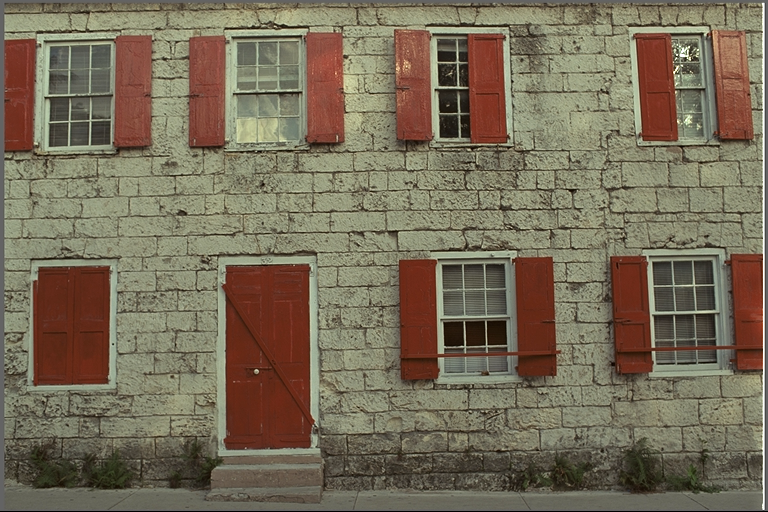
#> input picture dataset/Kodak/kodim01.png, 768 x 512 px; its folder holds only this picture in this run
$ python pyramid.py
#> lines starting #> are read from the running program, lines starting #| are printed output that depends on the picture
# ==============================
# stage2::pyramid.py
# ==============================
# 实验目的：构建图像的高斯金字塔和拉普拉斯金字塔，并从拉普拉斯金字塔中恢复图像。
# 比较不同层数下图像重建质量（PSNR、SSIM、MSE），验证多尺度金字塔在图像压缩与融合中的应用基础。

import cv2
import numpy as np
import os
import matplotlib.pyplot as plt
from skimage.metrics import structural_similarity as ssim
from sklearn.metrics import mean_squared_error

def build_gaussian_pyramid(img, levels):
    # 构建高斯金字塔：逐层下采样图像并保存到列表中
    pyramid = [img]  # 第0层为原图
    for _ in range(1, levels):
        img = cv2.pyrDown(img)  # 下采样，尺寸减半
        pyramid.append(img)  # 添加到金字塔列表
    return pyramid

def build_laplacian_pyramid(gaussian_pyramid):
    # 构建拉普拉斯金字塔：每一层为相邻两层高斯图的差值
    laplacian_pyramid = []
    for i in range(len(gaussian_pyramid) - 1):
        up = cv2.pyrUp(gaussian_pyramid[i + 1])  # 上采样下一层
        up = cv2.resize(up, (gaussian_pyramid[i].shape[1], gaussian_pyramid[i].shape[0]))  # 对齐尺寸
        lap = cv2.subtract(gaussian_pyramid[i], up)  # 当前层减上采样结果，得到细节图
        laplacian_pyramid.append(lap)
    laplacian_pyramid.append(gaussian_pyramid[-1])  # 顶层图像无可比，直接保留
    return laplacian_pyramid

def reconstruct_from_laplacian(laplacian_pyramid):
    # 从拉普拉斯金字塔重建图像，逐层向上还原
    img = laplacian_pyramid[-1]  # 从顶层开始
    for i in range(len(laplacian_pyramid) - 2, -1, -1):
        img = cv2.pyrUp(img)  # 上采样还原尺寸
        img = cv2.resize(img, (laplacian_pyramid[i].shape[1], laplacian_pyramid[i].shape[0]))
        img = cv2.add(img, laplacian_pyramid[i])  # 加上该层细节图
    return img

def psnr(img1, img2):
    # 计算 PSNR（峰值信噪比），用于衡量还原质量
    return cv2.PSNR(img1, img2)

def compute_ssim(img1, img2):
    # 计算 SSIM（结构相似性指数），考虑图像感知质量
    return ssim(img1, img2, channel_axis=2, data_range=255)

def compute_mse(img1, img2):
    # 计算 MSE（均方误差），衡量像素差异
    return mean_squared_error(img1.flatten(), img2.flatten())

def process_kodak_dataset():
    # 处理 Kodak 数据集中的所有图像，进行金字塔重建与评估
    data_dir = "./dataset/Kodak"  # 数据路径
    out_dir = "results/kodak_pyramid"  # 结果输出路径
    os.makedirs(out_dir, exist_ok=True)
    image_files = [f for f in os.listdir(data_dir) if f.endswith(".png")]

    result_log_path = os.path.join(out_dir, "../metrics/pyramid_metrics.txt")
    summary_path = os.path.join(out_dir, "../metrics/pyramid_summary.txt")
    all_metrics = {3: [], 4: [], 5: []}  # 按层数存储三项指标

    with open(result_log_path, "w") as f_log:
        f_log.write("Filename\tLevels\tPSNR(dB)\tSSIM\tMSE\n")

        for fname in image_files:
            img_path = os.path.join(data_dir, fname)
            img = cv2.imread(img_path)
#> img is the input picture: shape (512, 768, 3); mean B, G, R 88.4, 108.7, 119.8
            print(f"Processing {fname}...")

            for levels in [3, 4, 5]:  # 实验不同金字塔层数对重建效果的影响
                g_pyr = build_gaussian_pyramid(img, levels)  # 构建高斯金字塔
                l_pyr = build_laplacian_pyramid(g_pyr)       # 构建拉普拉斯金字塔
                recon = reconstruct_from_laplacian(l_pyr)    # 图像重建

                # 多指标评估
                score_psnr = psnr(img, recon)
                score_ssim = compute_ssim(img, recon)
                score_mse = compute_mse(img, recon)
                all_metrics[levels].append((score_psnr, score_ssim, score_mse))

                print(f"  Levels: {levels}, PSNR: {score_psnr:.2f} dB, SSIM: {score_ssim:.4f}, MSE: {score_mse:.2f}")
                f_log.write(f"{fname}\t{levels}\t{score_psnr:.2f}\t{score_ssim:.4f}\t{score_mse:.2f}\n")

                # 保存重建图像
                recon_path = os.path.join(out_dir, f"{fname[:-4]}_recon_L{levels}.png")
                cv2.imwrite(recon_path, recon)
#> this loop made 3 passes
#> (score_psnr, score_ssim, score_mse) on passes 1 to 3: (22.8, 0.787, 341.1), (21.26, 0.752, 486.8), (20.06, 0.74, 641.8)
#|   Levels: 3, PSNR: 22.80 dB, SSIM: 0.7866, MSE: 341.08
#|   Levels: 4, PSNR: 21.26 dB, SSIM: 0.7524, MSE: 486.78
#|   Levels: 5, PSNR: 20.06 dB, SSIM: 0.7396, MSE: 641.81
#> pass 1, in reconstruct_from_laplacian, `img = laplacian_pyramid[-1]`:
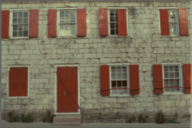
#> img: shape (128, 192, 3); mean of channels 0, 1, 2 88.5, 108.9, 119.9; drawn as B, G, R
#> pass 1, in process_kodak_dataset, `recon = reconstruct_from_laplacian(l_pyr)`:
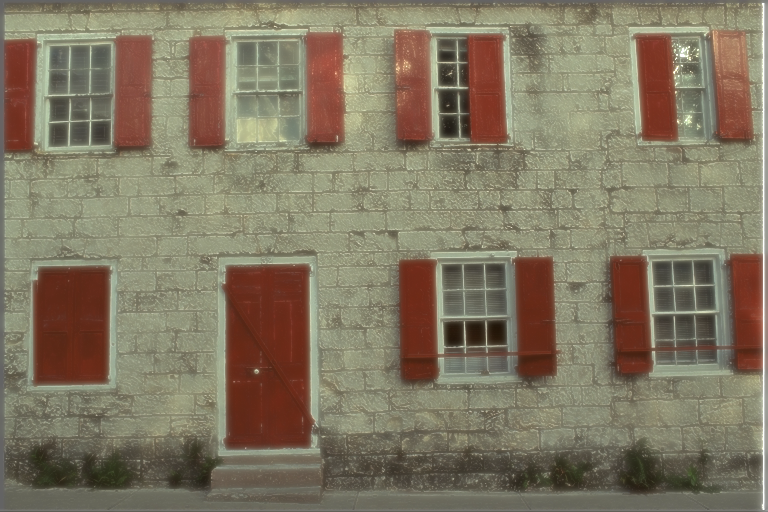
#> recon: shape (512, 768, 3); mean of channels 0, 1, 2 98.4, 119.4, 129.6; drawn as B, G, R
#> pass 2, in reconstruct_from_laplacian (call 2), `img = laplacian_pyramid[-1]`:
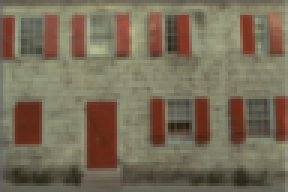
#> img: shape (64, 96, 3) (shown 3 times larger); mean of channels 0, 1, 2 88.4, 108.8, 119.9; drawn as B, G, R

    # 输出每层平均指标
    with open(summary_path, "w") as f_sum:
        f_sum.write("Levels\tAvg_PSNR\tAvg_SSIM\tAvg_MSE\n")
        for level in [3, 4, 5]:
            psnrs = [x[0] for x in all_metrics[level]]
            ssims = [x[1] for x in all_metrics[level]]
            mses = [x[2] for x in all_metrics[level]]
            avg_psnr = np.mean(psnrs)
            avg_ssim = np.mean(ssims)
            avg_mse = np.mean(mses)
            f_sum.write(f"{level}\t{avg_psnr:.2f}\t{avg_ssim:.4f}\t{avg_mse:.2f}\n")
        print(f"\n✅ 层级平均指标写入：{summary_path}")

if __name__ == "__main__":
    process_kodak_dataset()

$ run again, on dataset/Kodak/kodim05.png
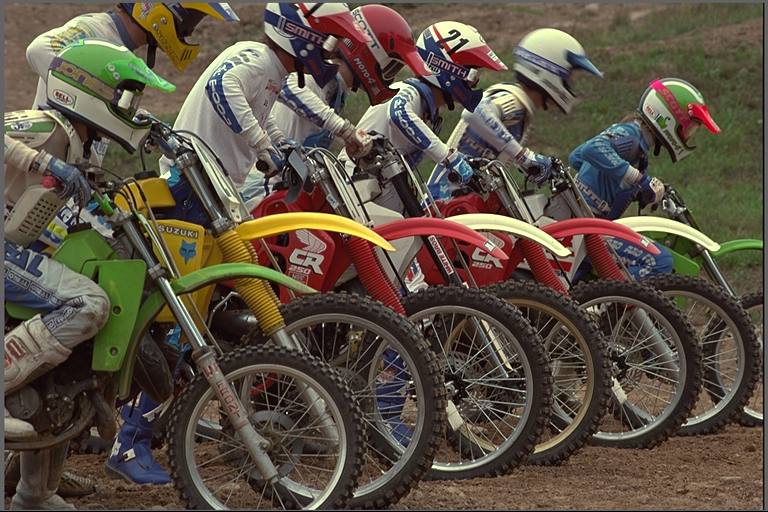
#> input picture dataset/Kodak/kodim05.png, 768 x 512 px
#> in process_kodak_dataset, img is the input picture: shape (512, 768, 3); mean B, G, R 67.5, 81, 91.5
#> the loop in process_kodak_dataset, `for levels in [3, 4, 5]:` made 3 passes
#> (score_psnr, score_ssim, score_mse) on passes 1 to 3: (22.8, 0.833, 341.5), (20.45, 0.784, 586.1), (18.6, 0.756, 896.8)
#> (printed output is left out)
#> pass 1, in process_kodak_dataset, `recon = reconstruct_from_laplacian(l_pyr)`:
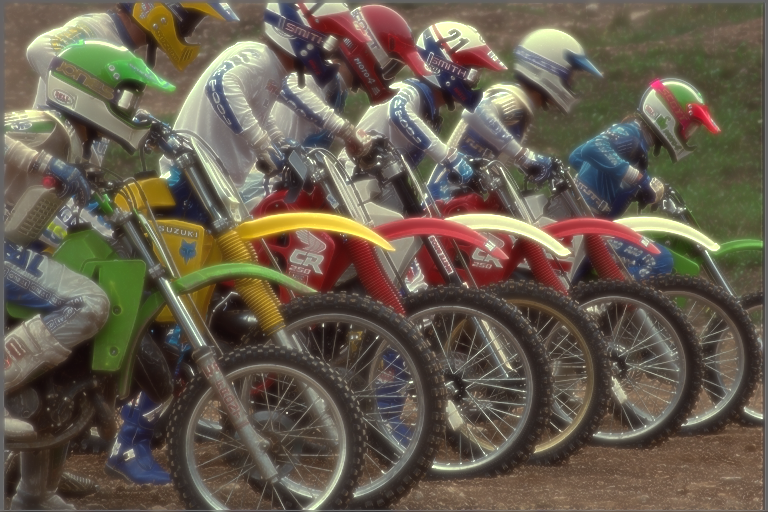
#> recon: shape (512, 768, 3); mean of channels 0, 1, 2 77.8, 92.3, 102.4; drawn as B, G, R
#> pass 2, in process_kodak_dataset, `recon = reconstruct_from_laplacian(l_pyr)`:
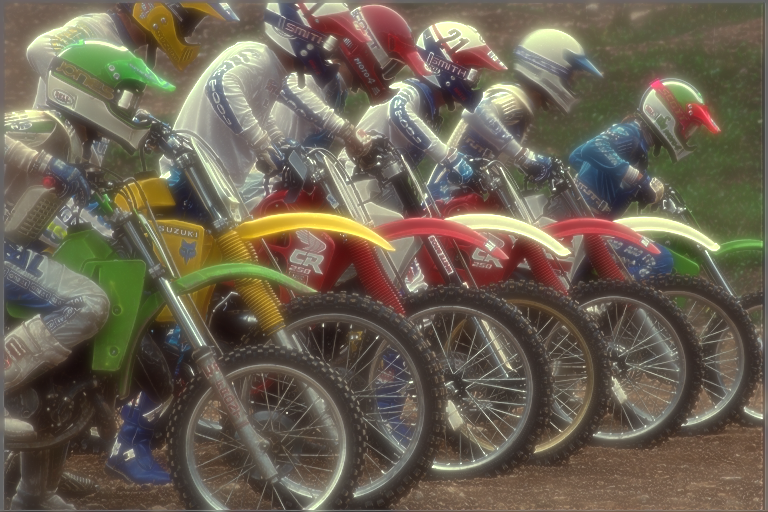
#> recon: shape (512, 768, 3); mean of channels 0, 1, 2 82.7, 98.1, 107.8; drawn as B, G, R

$ run again, on dataset/Kodak/kodim06.png
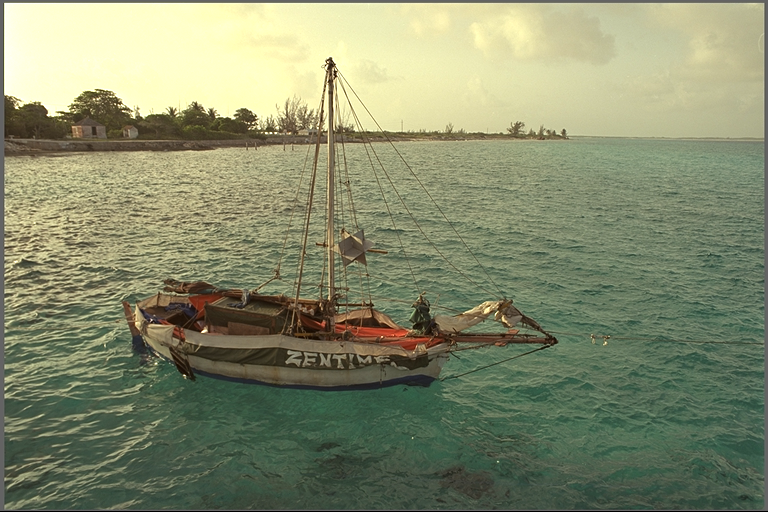
#> input picture dataset/Kodak/kodim06.png, 768 x 512 px
#> in process_kodak_dataset, img is the input picture: shape (512, 768, 3); mean B, G, R 108.8, 139.3, 133.2
#> the loop in process_kodak_dataset, `for levels in [3, 4, 5]:` made 3 passes
#> (score_psnr, score_ssim, score_mse) on passes 1 to 3: (24.92, 0.86, 209.4), (22.97, 0.839, 327.8), (21.45, 0.828, 466.2)
#> (printed output is left out)
#> pass 1, in process_kodak_dataset, `recon = reconstruct_from_laplacian(l_pyr)`:
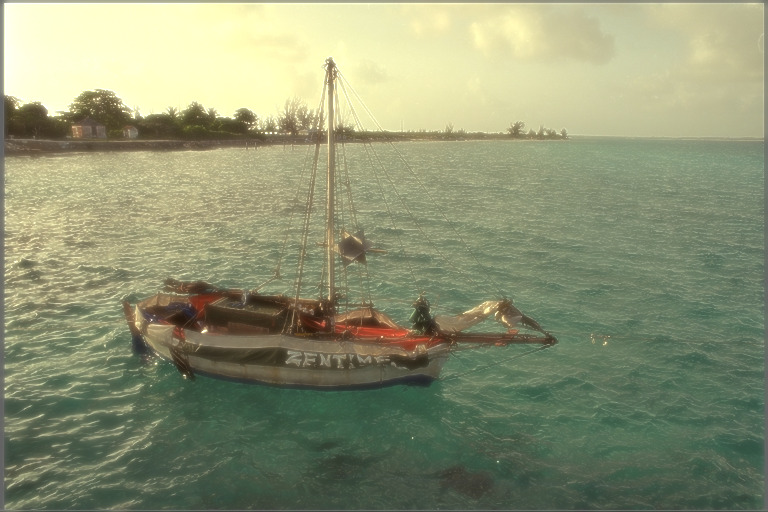
#> recon: shape (512, 768, 3); mean of channels 0, 1, 2 115.7, 146.9, 140.9; drawn as B, G, R
#> pass 2, in reconstruct_from_laplacian (call 2), `img = laplacian_pyramid[-1]`:
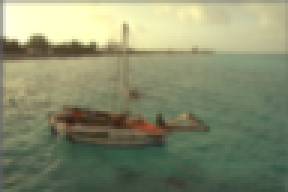
#> img: shape (64, 96, 3) (shown 3 times larger); mean of channels 0, 1, 2 109.5, 140.3, 134.2; drawn as B, G, R

$ run again, on dataset/Kodak/kodim08.png
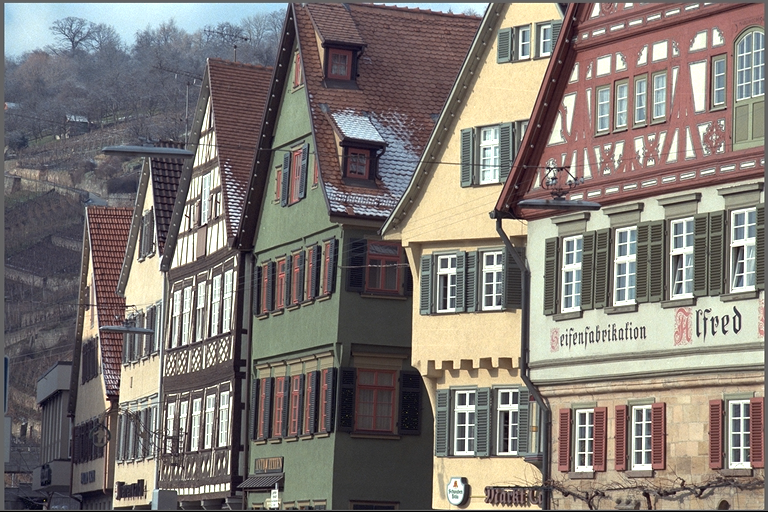
#> input picture dataset/Kodak/kodim08.png, 768 x 512 px
#> in process_kodak_dataset, img is the input picture: shape (512, 768, 3); mean B, G, R 116, 121.1, 128
#> the loop in process_kodak_dataset, `for levels in [3, 4, 5]:` made 3 passes
#> (score_psnr, score_ssim, score_mse) on passes 1 to 3: (20.5, 0.828, 579.5), (18.27, 0.786, 968.5), (16.59, 0.762, 1425)
#> (printed output is left out)
#> pass 1, in process_kodak_dataset, `recon = reconstruct_from_laplacian(l_pyr)`:
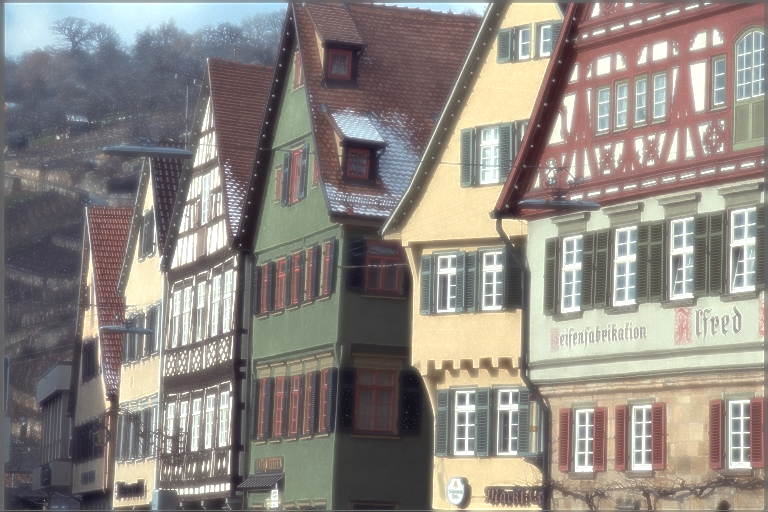
#> recon: shape (512, 768, 3); mean of channels 0, 1, 2 129.2, 135.3, 141.9; drawn as B, G, R
#> pass 2, in process_kodak_dataset, `recon = reconstruct_from_laplacian(l_pyr)`:
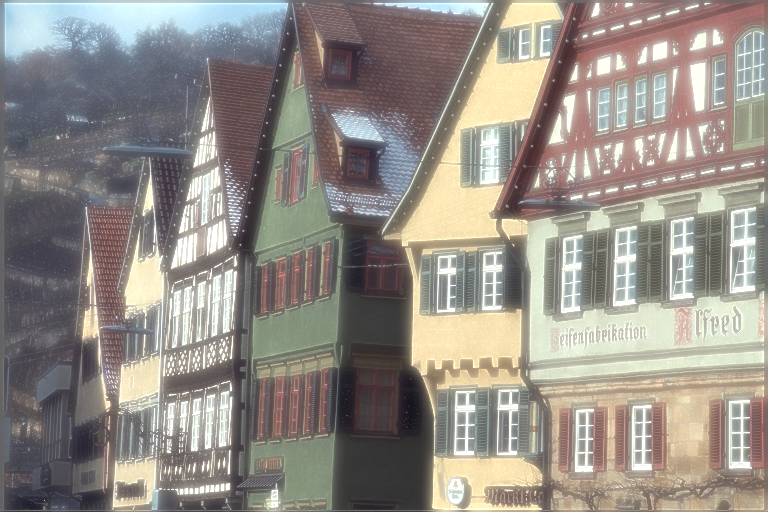
#> recon: shape (512, 768, 3); mean of channels 0, 1, 2 135.1, 142, 148.1; drawn as B, G, R

$ run again, on dataset/Kodak/kodim02.png
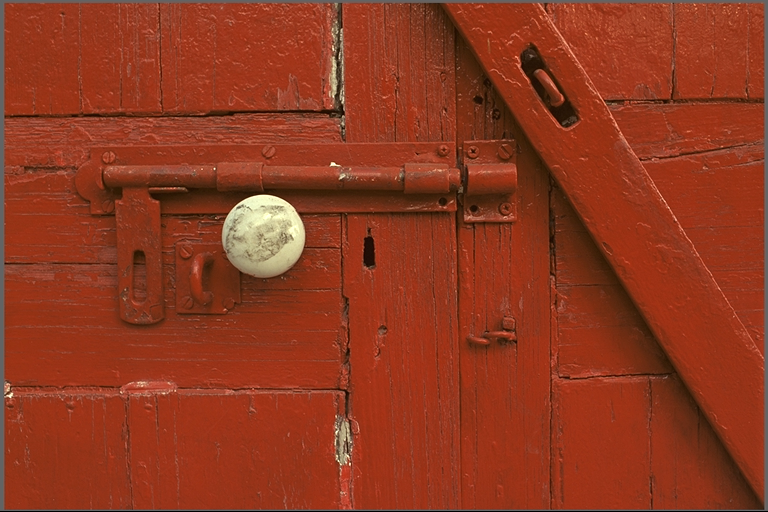
#> input picture dataset/Kodak/kodim02.png, 768 x 512 px
#> in process_kodak_dataset, img is the input picture: shape (512, 768, 3); mean B, G, R 31.2, 56.4, 142.9
#> the loop in process_kodak_dataset, `for levels in [3, 4, 5]:` made 3 passes
#> (score_psnr, score_ssim, score_mse) on passes 1 to 3: (29.48, 0.913, 73.22), (27.35, 0.894, 119.6), (25.63, 0.883, 178)
#> (printed output is left out)
#> pass 1, in process_kodak_dataset, `recon = reconstruct_from_laplacian(l_pyr)`:
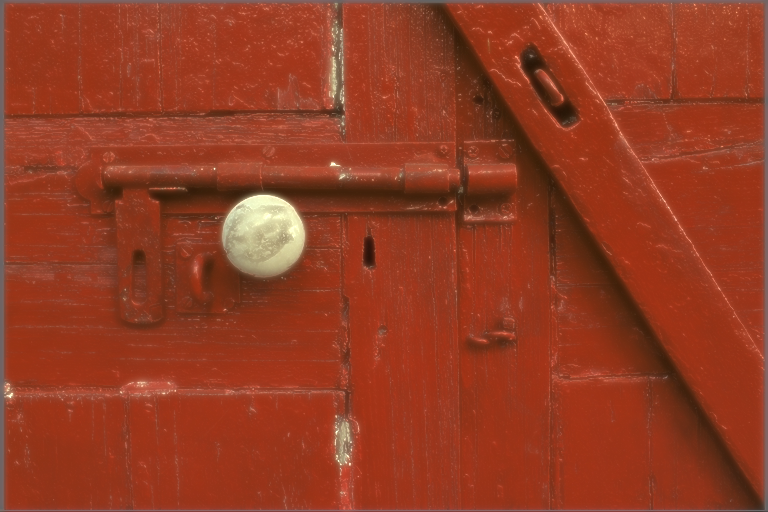
#> recon: shape (512, 768, 3); mean of channels 0, 1, 2 34.9, 59.9, 147.6; drawn as B, G, R
#> pass 2, in reconstruct_from_laplacian (call 2), `img = laplacian_pyramid[-1]`:
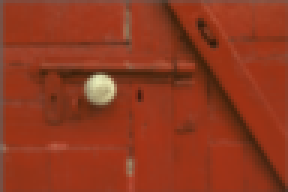
#> img: shape (64, 96, 3) (shown 3 times larger); mean of channels 0, 1, 2 31.3, 56.5, 143.2; drawn as B, G, R
